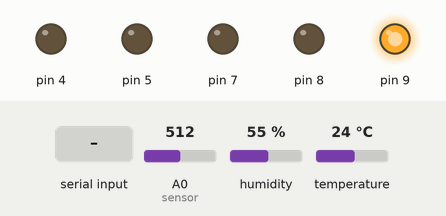
This sketch was run on a simulated Arduino Uno, built with avr-gcc and run on an emulated ATmega328P. Parts: output pins drawn as LEDs (lit = HIGH). Inputs (shaded band) come from the test bench; at power-on: A0 (sensor) = 512, humidity 55 %, temperature 24 °C. What the sketch prints to the serial monitor is not drawn.

Above: at 1.2 s.
1.3 s: A0 (sensor) set to 315
10.9 s: A0 (sensor) set to 283
12.4 s: "1" received over Serial
At 13.3 s:
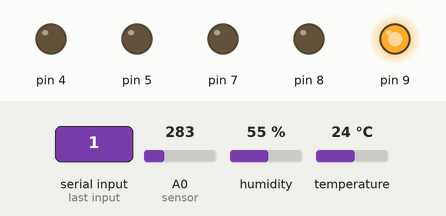
22.0 s: A0 (sensor) set to 306
At 22.22 s:
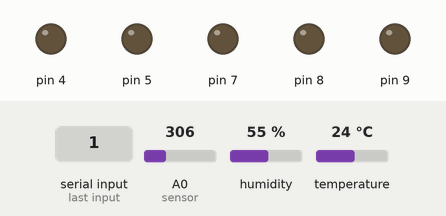
Timing chart, 0 to 24.9 s (numbered marks = the images above; inputs shaded):
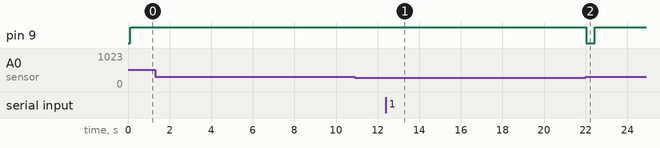

The sketch:

Fire.ino
```cpp
#include <dht.h>
#include <SoftwareSerial.h>
#include "Buzzer.h"
#include "Motores.h"
dht DHT;
SoftwareSerial sw(2, 3);

int temp = A1;
int sensor = A0;
Buzzer buzzer (9);
Motores Motores (4,5,7,8);

const String MOTOR = "\"MOTOR\":";
const String TEMP = "\"TEMP\":";
const String BUZZER = "\"BUZZER\":";
const String SENSOR = "\"SENSOR\":";
const String BT_OFFA = "\"BT_OFFA\":";
int leitura_sensor = 300;// valor de desame do sensor
uint32_t timer = 0;
int sensor_value = 0;
int sensorDht =0;

String JSON_TEMP(){ // Função que retorna do sensot de temp
DHT.read11(temp);

int sensorDht = DHT.temperature;
   return "{" +
      TEMP + String(sensorDht) +
      "}";
 }


String JSON_BUZZER(){ // Função que retorna do BUZZER

   return "{" +
      BUZZER + String(buzzer.status()) +
      "}";
 }

String JSON_SENSORGAS(){ // Função que retorna o valor medido pelo sensor MQ-2
 int sensor_value = analogRead(sensor);
   sensor_value = map(sensor_value, 0, 1023, 0, 100);

    return "{" +
      SENSOR + String(sensor_value) +
      "}";
}
void desligarA(String comando){ // Função para desligar o alarme
      if(comando.indexOf(BT_OFFA + " 0") > 0){
          buzzer.desligar(); //  desligar o Buzzerbuzzer.desligar()
          sensor_value = 30;
      }
       else if(comando.indexOf(BT_OFFA + " 1") > 0){
           //  desligar o Buzzerbuzzer.desligar()
          int i=0;
          while(i<50){
          buzzer.acionar();
          delay(100);
          buzzer.desligar();
          delay(100);
          i=i+1;
          }

      }

}

void Lmotor(String comando){// ACIONAMENTO DOS MOTORES

  if(comando.indexOf(MOTOR + " 1") > 0){// ir para frente
    Motores.frente();

    }

  if(comando.indexOf(MOTOR + " 2") > 0){
    Motores.tras();
    }

  if(comando.indexOf(MOTOR + " 3") > 0){
    Motores.direita();
  }
  if(comando.indexOf(MOTOR + " 4") > 0){
    Motores.esquerda();

  }
  if(comando.indexOf(MOTOR + " 5") > 0){
    Motores.parar();

  }

  }


void setup (){
  pinMode(sensor, INPUT);
  Serial.begin(115200);
  }

  void loop(){

    DHT.read11(temp);
    int sensorDht = DHT.temperature;

    int  sensor_value = analogRead(sensor);
   if(Serial.available() > 0){ // Verifica se há algo na barra de comando serial
        String comando = Serial.readString();
        desligarA(comando);
        Lmotor(comando);
        Serial.print (comando);
        Serial.print(JSON_SENSORGAS());
        delay(10);
        Serial.print(JSON_BUZZER());

        sw.print("\"SENSOR\":");
        sw.print(sensor_value);//Esp
        sw.print("}");

       sw.print("\"BUZZER\":");
       sw.print(buzzer.status());//esp
       sw.print("}");


  }

   Serial.print(JSON_SENSORGAS());
   delay(20);
   Serial.print(JSON_BUZZER());
    delay(20);
Serial.print(JSON_TEMP());
    delay(20);

        sw.print("\"SENSOR\":");
        sw.print(sensor_value);//Esp
        sw.print("}");
        sw.print("\"BUZZER\":");
        sw.print(buzzer.status());//esp
        sw.print("}");
        sw.print("\"TEMP\":");
        sw.print(sensorDht);//offset
        sw.print("}");

    if(sensor_value > leitura_sensor )
  {
    buzzer.acionar(); // Metódo da classe Buzzer.h para acionar o BUZZER
    Serial.print(JSON_SENSORGAS());
    delay(20);
    Serial.print(JSON_BUZZER());
    delay(20);
        sw.print("\"SENSOR\":");
        sw.print(sensor_value);//Esp
        sw.print("}");
        sw.print("\"BUZZER\":");
        sw.print(buzzer.status());//esp
        sw.print("}");


      if(Serial.available() > 0){
        String comando = Serial.readString();
        desligarA(comando);
        Serial.print(JSON_SENSORGAS());
        delay(10);
        Serial.print(JSON_BUZZER());
        sw.print("\"SENSOR\":");
        sw.print(sensor_value);//Esp
        sw.print("}");
        sw.print("\"BUZZER\":");
        sw.print(buzzer.status());//esp
        sw.print("}");

    }
     sensor_value = analogRead(sensor);
     delay (10000);
  }
  if (sensor_value < leitura_sensor ){


    buzzer.desligar();
     sw.print("\"BUZZER\":");
     sw.print(buzzer.status());//esp
     sw.print("}");
  }

delay(300);


}
```

Buzzer.cpp
```cpp
#include "Buzzer.h"

Buzzer::Buzzer(int p){
    pinMode(p,OUTPUT);
    pino=p;
}

void Buzzer::acionar(){
     digitalWrite(pino, HIGH);
}

void Buzzer::desligar(){
     digitalWrite(pino, LOW);
}

bool Buzzer::status(){
    return digitalRead(pino);
}
```

Buzzer.h
```cpp
#ifndef Buzzer_h
#define Buzzer_h
#include <Arduino.h>

class Buzzer{
    private:
        int pino;

    public:
        Buzzer(int p);
        void acionar();
        void desligar();
        bool status();
};

#endif
```

Motores.cpp
```cpp
#include "Motores.h"
int a,b,c,d;
Motores::Motores(int a, int b, int c, int d){
    pinMode(a,OUTPUT);
    pinMode(b,OUTPUT);
    pinMode(c,OUTPUT);
    pinMode(d,OUTPUT);

   IN1 = a;
   IN2 = b;
   IN3 = c;
   IN4 = d;

}

void Motores::frente(){

   //digitalWrite(a, LOW);
   // digitalWrite(b, HIGH);
    digitalWrite(c, HIGH);
    digitalWrite(d, LOW);

}

void Motores::tras(){

    digitalWrite(a, HIGH);
    digitalWrite(b, LOW);
    digitalWrite(c, LOW);
    digitalWrite(d, HIGH);

}
void Motores::direita(){

}
void Motores::esquerda(){

}
void Motores::parar(){
    digitalWrite(a, LOW);
    digitalWrite(b, LOW);
    digitalWrite(c, LOW);
    digitalWrite(d, LOW);
}
```

Motores.h
```cpp
#ifndef Motores_h
#define Motores_h
#include <Arduino.h>

class Motores{
    private:
        int IN1,IN2,IN3,IN4;

    public:
        Motores(int a,int b,int c,int d );
        void frente();
        void tras();
        void direita();
        void esquerda();
        void parar ();
};

#endif
```

Measured:
- after the input at 1.3 s, every drawn part: stays the same
- after the input at 10.9 s, every drawn part: stays the same
- after the input at 12.4 s, pin 9: stays HIGH (without the input it goes to LOW after 8.6 s)
